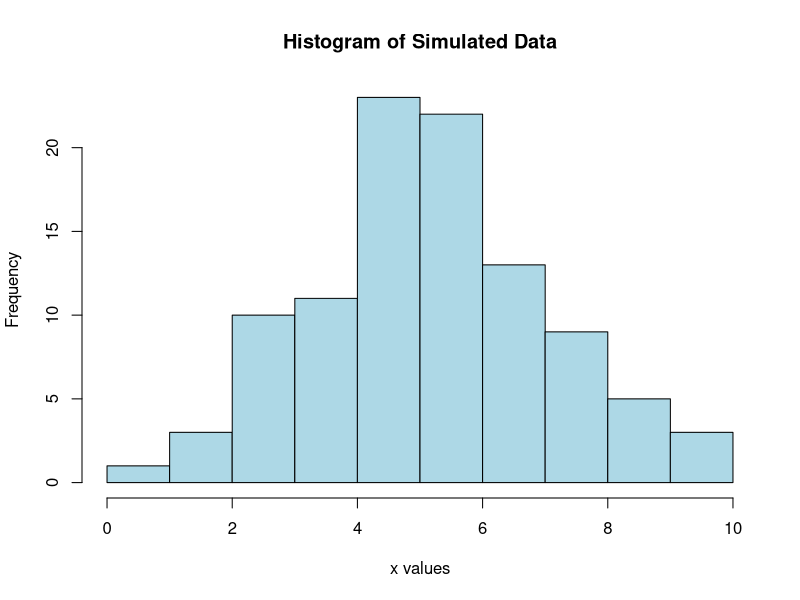
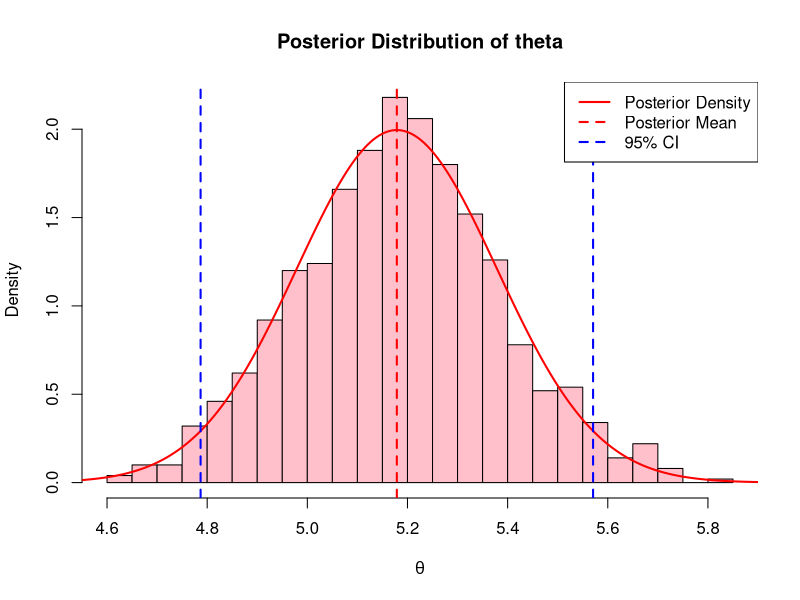

Generate these figures, in order, with R:
# --- Step 1: Set parameters ---
theta_true <- 5        # True theta
sigma <- 2             # Known SD of X_i
n <- 100               # Sample size

# Prior hyperparameters
mu0 <- 0
sigma0 <- 10

# --- Step 2: Simulate data ---
set.seed(123)
x <- rnorm(n, mean = theta_true, sd = sigma)

# Histogram of simulated data
hist(x, 
     col = "lightblue", 
     main = "Histogram of Simulated Data",
     xlab = "x values",
     ylab = "Frequency")

# --- Step 3: Compute posterior parameters ---
x_bar <- mean(x)

sigma_n2 <- 1 / (n / sigma^2 + 1 / sigma0^2)   # Posterior variance
mu_n <- sigma_n2 * (n * x_bar / sigma^2 + mu0 / sigma0^2)  # Posterior mean
sigma_n <- sqrt(sigma_n2)  # Posterior SD

# "Sample mean:"
x_bar 
# "Posterior mean (mu_n):"
mu_n
# "Posterior SD (sigma_n):"
sigma_n

# --- Step 4: Draw posterior samples ---
posterior_samples <- rnorm(1000, mean = mu_n, sd = sigma_n)
# "Posterior mean (numerically):"
mean(posterior_samples)
mu_n
# Histogram of posterior

hist(posterior_samples, breaks = 30, probability = TRUE,
     main = "Posterior Distribution of theta",
     xlab = expression(theta),
     col = "pink")

# Overlay posterior density
theta_vals <- seq(mu_n - 4*sigma_n, mu_n + 4*sigma_n, length.out = 500)
lines(theta_vals, dnorm(theta_vals, mean = mu_n, sd = sigma_n), col = "red", lwd = 2)



# --- Step 5: Highlight 95% posterior interval ---
ci <- qnorm(c(0.025, 0.975), mean = mu_n, sd = sigma_n)
abline(v = ci, col = "blue", lwd = 2, lty = 2)
abline(v = mu_n, col = "red", lwd = 2, lty = 2)

legend("topright", legend = c("Posterior Density", "Posterior Mean", "95% CI"),
       col = c("red", "red", "blue"), lwd = 2, lty = c(1,2,2))


# "95% posterior interval: 
ci
